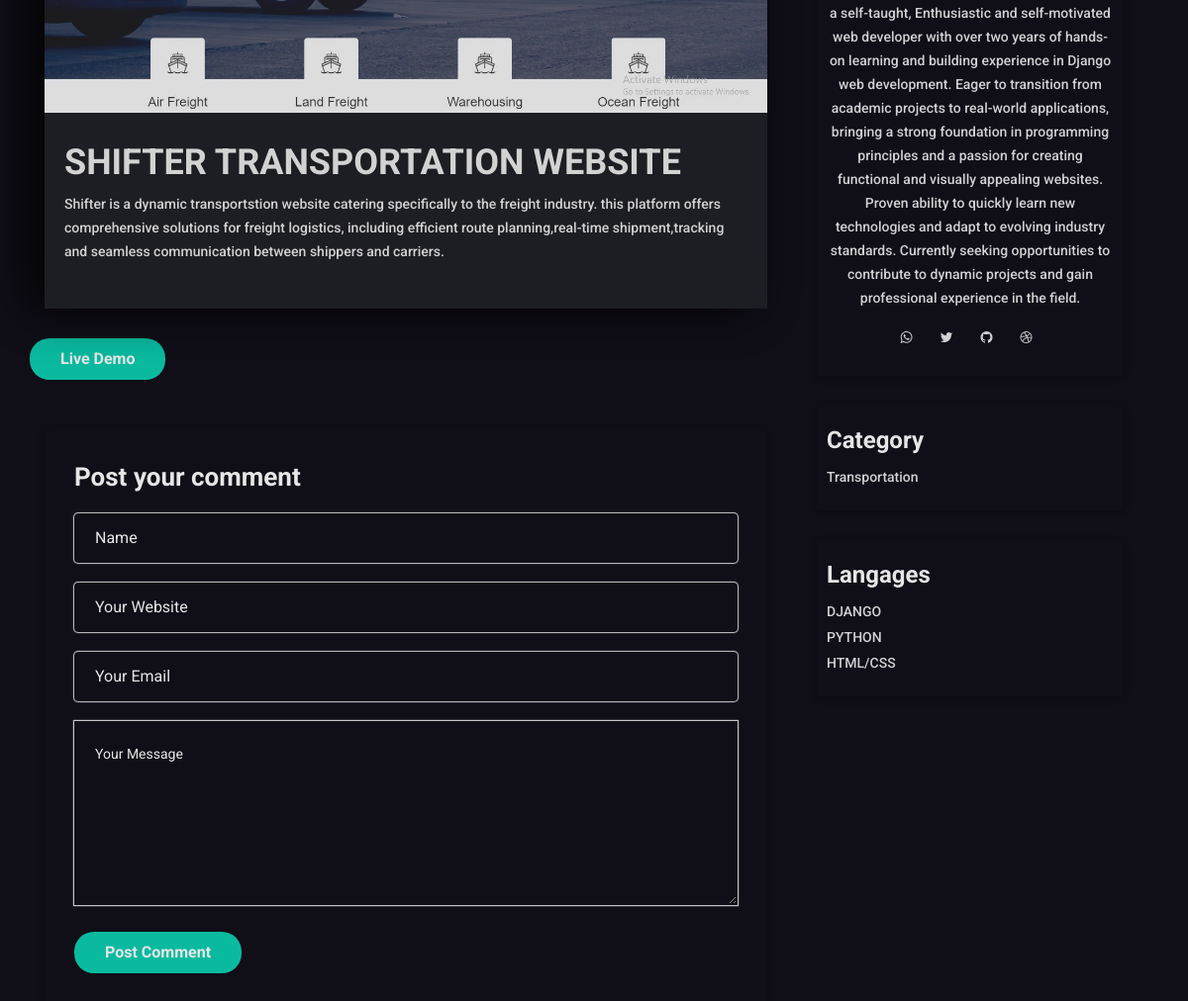
Page /shifter-transportation-website/ (lower part) on the earlier database version.
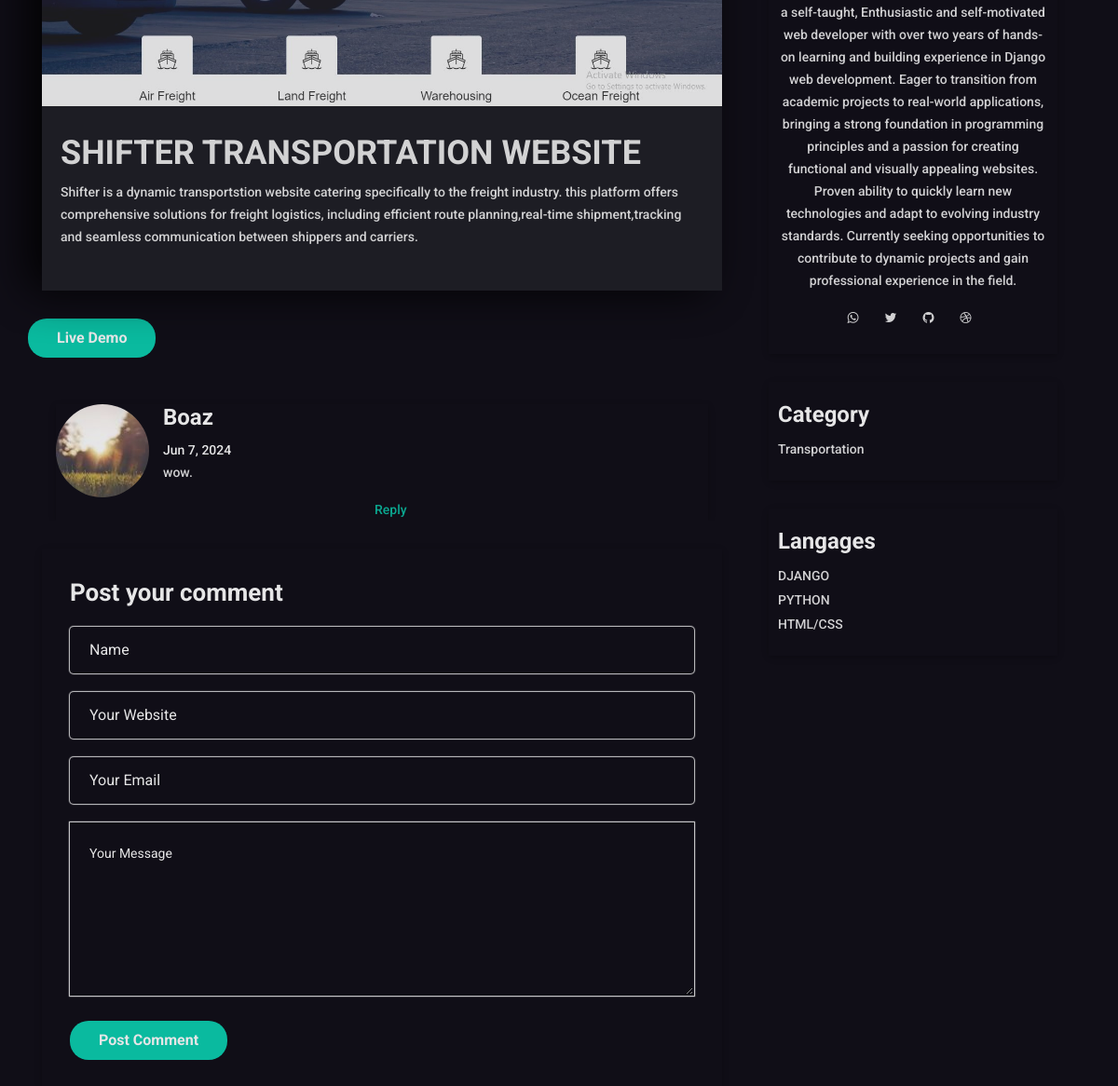
Same page on the later database version.
### portfolio/models.py (models this page shows, shortened)
class Image(models.Model):
    caption = models.CharField(max_length=200,null=True,blank=True)
    image = models.ImageField(upload_to='images/project_images/')
    project = models.ForeignKey('Project',on_delete=models.CASCADE,related_name='project_images')

class Project(models.Model):
    category = models.ForeignKey(Category,related_name='category_projects',on_delete=models.CASCADE,null=True)
    languages = models.ManyToManyField(Language,related_name='language_projects')
    name = models.CharField(max_length=200)
    slug = models.SlugField(max_length=200)
    description = models.TextField()

class Category(models.Model):
    name = models.CharField(max_length=50)
    class Meta:
        verbose_name_plural = 'Categories'

class Language(models.Model):
    name = models.CharField(max_length=50)

class ProjectComment(models.Model):
    project = models.ForeignKey(Project,on_delete=models.CASCADE,related_name='project_comments')
    name = models.CharField(max_length=150)
    created = models.DateTimeField(auto_now_add=True)
    website = models.URLField(null=True,blank=True)
    email = models.EmailField()
    message = models.TextField()
    class Meta:
        ordering = ['-created']
        verbose_name_plural = 'Project Comments'

### portfolio/views.py (the view)
# urls.py: path('<slug:project_slug>/',project_detail,name='project_detail'),
def project_detail(request, project_slug):
    project = get_object_or_404(Project, slug__iexact=project_slug)
    context = {'project':project}
    return render(request,'portfolio/project_detail.html',context)

### portfolio/templates/portfolio/project_detail.html (shortened to what this page needs)
{% extends parent_template|default:"navbar.html" %}
{% load static %}
{% block content %}
        <section class="mh-blog">
            <div class="container">
                <div class="row section-separator">
                    <div class="col-md-8">
                        <div class="row">
                            <div class="col-sm-12 col-md-12">
                                <div class="mh-blog-item dark-bg blog-single">
                                    {% for image in project.project_images.all|slice:1 %}<img src="{{ image.image.url }}" alt="" class="img-fluid">{% endfor %}
                                    <div class="blog-inner">
                                        <h2><a href="#">{{ project.name|upper }}</a></h2>
                                       <p>
                                           {{ project.description }}
                                        </p>
                                    </div>
                                </div>
                            </div>
                            <a href="#" class="btn btn-fill wow fadeInUp" data-wow-duration="0.8s" data-wow-delay="0.4s">Live Demo</a>
                            <div class="col-sm-12">
                                <div class="comments col-sm-12">
                                    {% for comment in project.project_comments.all %}
                                    <div class="single-comment media">
                                        <img src="assets/images/b-author.jpg" alt="" class="img-fluid round-image">
                                        <div class="col-md-10 col-sm-10 comment-details media-body">
                                            <h4> {{ comment.name|title }} </h4>
                                            <span>{{ comment.created|date:"M j, Y" }}</span>
                                            <p>{{ comment.message }}</p>
                                            <div class="mh-blog-next-prev-post col-md-6 text-right">
                                                <a href="{% url "portfolio:project_reply" comment.id %}">Reply</a>
                                            </div>
                                        </div>
                                    </div>
                                    {% endfor %}
                                </div>
                                <div class="blog-form-inner col-sm-12">
                                    <div class="post-comment-title">
                                        <h3>Post your comment</h3>
                                    </div>
                                    <form action="{% url "portfolio:project_comment" project.id %}" method="post" id="contact-form" class="single-form comment-form wow fadeIn" data-wow-offset="30" data-wow-duration="1.5s" data-wow-delay="0.15s">
                                        <div class="row">
                                            <div class="col-sm-12">
                                                <input name="name" class="contact-name form-control" id="contact-name" type="text" placeholder="Name" required="">
                                            </div>
                                            <div class="col-sm-12">
                                                <input name="website" class="contact-subject form-control" id="contact-email" type="text" placeholder="Your Website">
                                            </div>
                                            <div class="col-sm-12">
                                                <input name="email" class="contact-subject form-control" id="contact-email" type="email" placeholder="Your Email" required="">
                                            </div>
                                            <div class="col-sm-12">
                                                <textarea name="message" class="contact-message" id="message" rows="6" placeholder="Your Message" required></textarea>
                                            </div>
                                            <div class="btn-form col-sm-12">
                                                <button class="btn btn-fill"> Post Comment </button>
                                            </div>
                                        </div>
                                    </form>
                                </div>
                            </div>
                        </div>
                    </div>
                    <div class="col-md-4">
                        <div class="mh-blog-sidebar">
                            <div class="sidebar-item mh-author-info">
                                <p>
                                    a self-taught, Enthusiastic and self-motivated web developer with over two years of hands-on learning and building experience in Django web development.
                                 Eager to transition from academic projects to real-world applications, bringing a strong foundation in programming principles and a passion for creating functional and visually appealing websites. Proven ability to quickly learn new technologies and adapt to evolving industry standards.
                                 Currently seeking opportunities to contribute to dynamic projects and gain professional experience in the field.
                                </p>
                                <ul class="social-icon">
                                    <li><a href="#"><i class="fa fa-whatsapp"></i></a></li>
                                    <li><a href="#"><i class="fa fa-twitter"></i></a></li>
                                    <li><a href="#"><i class="fa fa-github"></i></a></li>
                                    <li><a href="#"><i class="fa fa-dribbble"></i></a></li>
                                </ul>
                            </div>
                            <div class="sidebar-item mh-blog-category">
                                <h3>Category</h3>
                                <ul>
                                    <li><a href="#">{{ project.category.name|title }}</a></li>
                                </ul>
                            </div>
                            <div class="sidebar-item mh-blog-category">
                                <h3>Langages</h3>
                                <ul>
                                    {% for language in project.languages.all %}
                                    <li><a href="#">{{ language.name|upper }}</a></li>
                                    {% endfor %}
                                </ul>
                            </div>
                        </div>
                    </div>
                </div>
            </div>
        </section>
{% endblock %}

### portfolio/templates/navbar.html (shortened to what this page needs)
<!doctype html>
<html lang="en">
{% load static %}
<head>
        <link rel="stylesheet" href="{% static "assets/icons/font-awesome-4.7.0/css/font-awesome.min.css" %}">
        <link rel="stylesheet" href="{% static "assets/plugins/css/bootstrap.min.css" %}">
        <link rel="stylesheet" href="{% static "assets/plugins/css/animate.css" %}">
        <link rel="stylesheet" href="{% static "assets/plugins/css/owl.css" %}">
        <link rel="stylesheet" href="{% static "assets/plugins/css/jquery.fancybox.min.css" %}">
        <link rel="stylesheet" href="{% static "assets/css/styles.css" %}">
        <link rel="stylesheet" href="{% static "assets/css/responsive.css" %}">
        <link rel="alternate stylesheet" href="{% static "assets/css/colors/blue.css" %}" title="blue">
        <link rel="stylesheet" href="{ static "assets/css/colors/defauld.css" %}" title="defauld">
        <link rel="alternate stylesheet" href="{% static "assets/css/colors/green.css" %}" title="green">
        <link rel="alternate stylesheet" href="{% static "assets/css/colors/blue-munsell.css" %}" title="blue-munsell">
        <link rel="alternate stylesheet" href="{% static "assets/css/colors/orange.css" %}" title="orange">
        <link rel="alternate stylesheet" href="{% static "assets/css/colors/purple.css" %}" title="purple">
        <link rel="alternate stylesheet" href="{% static "assets/css/colors/slate.css" %}" title="slate">
        <link rel="alternate stylesheet" href="{% static "assets/css/colors/yellow.css" %}" title="yellow">
    </head>
    <body class="dark-vertion black-bg">
    {% block content %}
    {% endblock %}
</body>
</html>

### portfolio/static/assets/css/responsive.css (style rules this page uses)
* { -webkit-font-smoothing: antialiased; -moz-osx-font-smoothing: grayscale; }

### portfolio/static/assets/css/colors/blue.css (style rules this page uses)
.mh-blog .mh-blog-item .blog-inner h2 a { color: #fff; }
.mh-blog .mh-blog-item .blog-inner a { color: #a97afd; }
.mh-blog .mh-blog-item h2 { color: #a97afd; }
.mh-blog .mh-blog-item h2 a { color: #a97afd; }
.mh-blog-next-prev-post a { color: #a97afd; }
.btn.btn-fill { background-color: #a97afd; }

### portfolio/static/assets/css/colors/green.css (style rules this page uses)
.mh-blog .mh-blog-item .blog-inner h2 a { color: #fff; }
.mh-blog .mh-blog-item .blog-inner a { color: #4CAF50; }
.mh-blog .mh-blog-item h2 { color: #4CAF50; }
.mh-blog .mh-blog-item h2 a { color: #4CAF50; }
.mh-blog-next-prev-post a { color: #4CAF50; }
.btn.btn-fill { background-color: #4CAF50; }

### portfolio/static/assets/css/colors/blue-munsell.css (style rules this page uses)
.mh-blog .mh-blog-item .blog-inner h2 a { color: #fff; }
.mh-blog .mh-blog-item .blog-inner a { color: #2196F3; }
.mh-blog .mh-blog-item h2 { color: #2196F3; }
.mh-blog .mh-blog-item h2 a { color: #2196F3; }
.mh-blog-next-prev-post a { color: #2196F3; }
.btn.btn-fill { background-color: #2196F3; }

### portfolio/static/assets/css/colors/orange.css (style rules this page uses)
.mh-blog .mh-blog-item .blog-inner h2 a { color: #fff; }
.mh-blog .mh-blog-item .blog-inner a { color: #ffa500; }
.mh-blog .mh-blog-item h2 { color: #ffa500; }
.mh-blog .mh-blog-item h2 a { color: #ffa500; }
.mh-blog-next-prev-post a { color: #ffa500; }
.btn.btn-fill { background-color: #ffa500; }

### portfolio/static/assets/css/colors/purple.css (style rules this page uses)
.mh-blog .mh-blog-item .blog-inner h2 a { color: #fff; }
.mh-blog .mh-blog-item .blog-inner a { color: #E91E63; }
.mh-blog .mh-blog-item h2 { color: #E91E63; }
.mh-blog .mh-blog-item h2 a { color: #E91E63; }
.mh-blog-next-prev-post a { color: #E91E63; }
.btn.btn-fill { background-color: #E91E63; }

### portfolio/static/assets/css/colors/slate.css (style rules this page uses)
.mh-blog .mh-blog-item .blog-inner h2 a { color: #fff; }
.mh-blog .mh-blog-item .blog-inner a { color: #f6c; }
.mh-blog .mh-blog-item h2 { color: #f6c; }
.mh-blog .mh-blog-item h2 a { color: #f6c; }
.mh-blog-next-prev-post a { color: #f6c; }
.btn.btn-fill { background-color: #f6c; }

### portfolio/static/assets/css/colors/yellow.css (style rules this page uses)
.mh-blog .mh-blog-item .blog-inner a { color: #188c91; }
.mh-blog .mh-blog-item h2 { color: #188c91; }
.mh-blog .mh-blog-item h2 a { color: #188c91; }
.mh-blog-next-prev-post a { color: #188c91; }
.btn.btn-fill { background-color: #188c91; }

Differences in the rows shown:
added ProjectComment: name "Boaz", created "Jun 7, 2024", message "wow."
